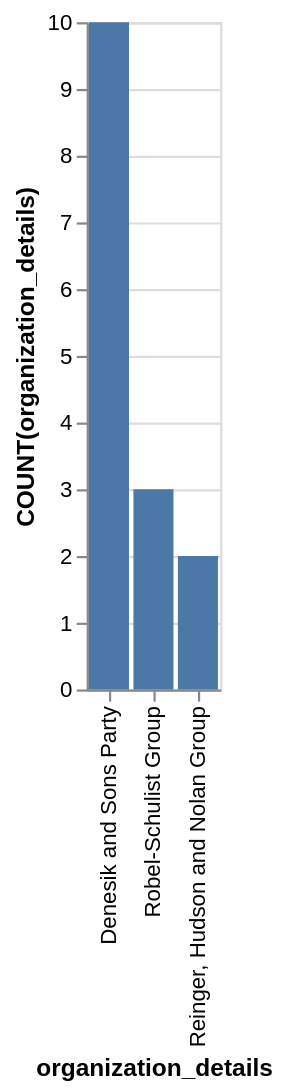

Vega-Lite specification stored for this chart:
### Vega-Lite specification from a JSON file in a GitHub repository (floating-point values rounded to 4 significant figures)
{"data": {"values": [{"x_data": "Denesik and Sons Party", "y_data": 10}, {"x_data": "Robel-Schulist Group", "y_data": 3}, {"x_data": "Reinger, Hudson and Nolan Group", "y_data": 2}]}, "mark": "bar", "encoding": {"x": {"field": "x_data", "type": "nominal", "title": "organization_details", "sort": {"op": "sum", "field": "y_data", "order": "descending"}}, "y": {"field": "y_data", "type": "quantitative", "title": "COUNT(organization_details)"}}}
